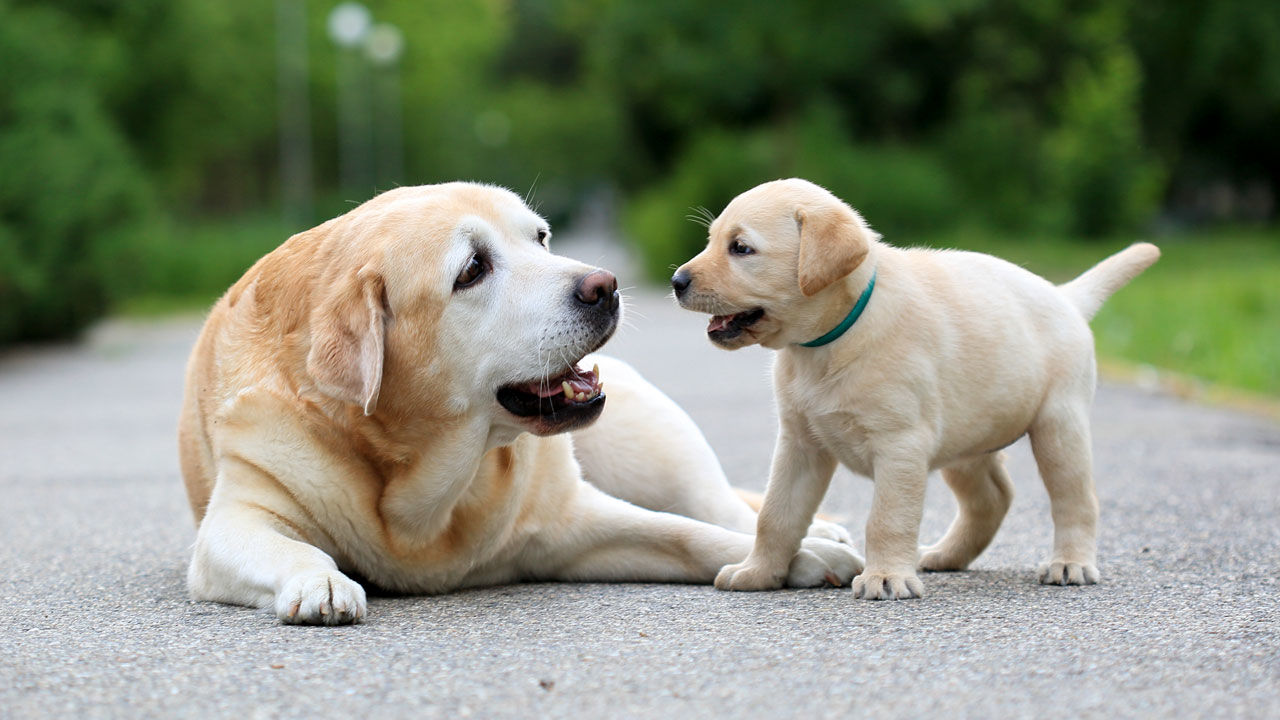
#> input picture dog.jpg, 1280 x 720 px
$ python kernel.py
#> lines starting #> are read from the running program, lines starting #| are printed output that depends on the picture
import numpy as np
from PIL import Image

blur = [
    [0.06250, 0.1250, 0.0625],
    [0.125,   0.25,   0.125],
    [0.0625,  0.125,  0.0625]
]

def get_grayscale_pixels(img_path):
#> called with img_path = 'dog.jpg'
    img = Image.open(img_path)
#> img is the input picture: PIL image 1280x720 RGB; mean R, G, B 134.7, 140.9, 121
    img = img.convert('L')
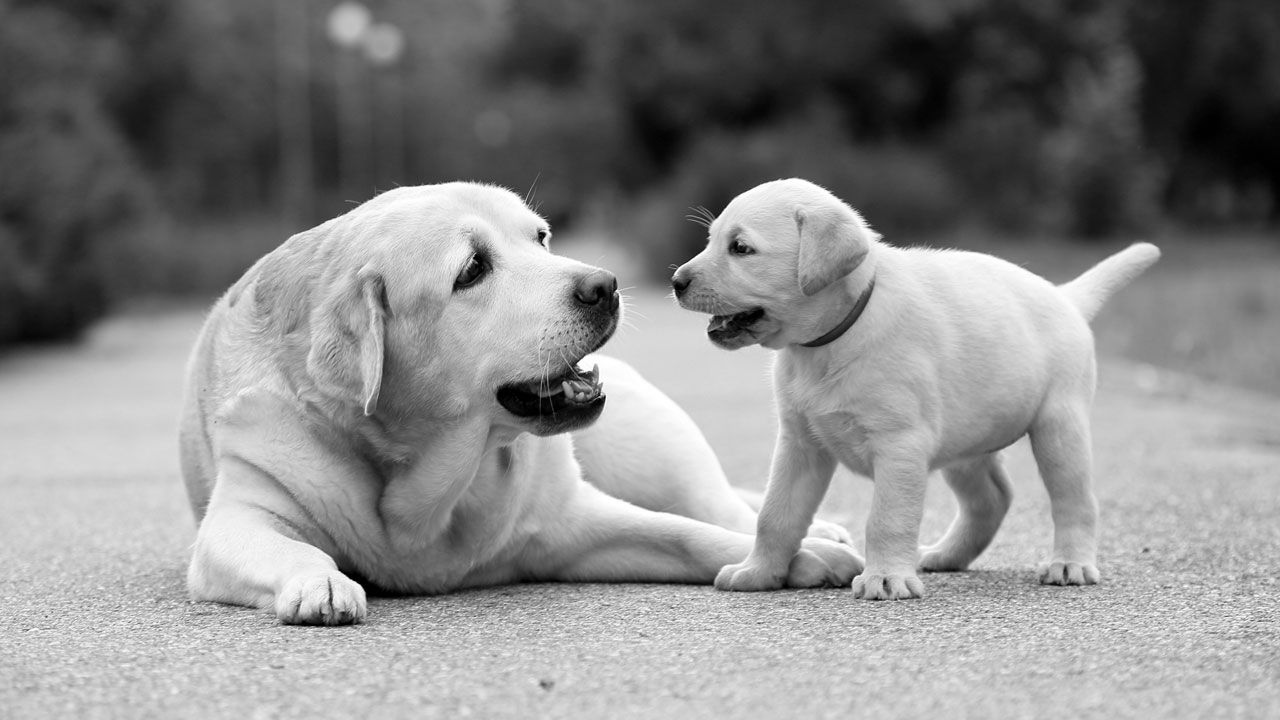
#> img: PIL image 1280x720 L; min 0, max 255, mean 136.8
    return np.asarray(img)

def get_new_pixel_value(matrix):
    pixel_value = 0
    for x in range(len(matrix[0])):
        for y in range(len(matrix)):
            pixel_value += matrix[x][y] * blur[x][y]
    return pixel_value

if __name__ == '__main__':
    pixels = get_grayscale_pixels('dog.jpg')
    new_image = np.empty(pixels.shape)

    for y in range(len(pixels[0])):
        for x in range(len(pixels)):

            new_image[x,y] = pixels[x][y]

            try:

                matrix = [
                    [ pixels[x-1][y+1], pixels[x][y+1], pixels[x+1][y+1] ],
                    [ pixels[x-1][y],   pixels[x][y],   pixels[x+1][y]   ],
                    [ pixels[x-1][y-1], pixels[x][y-1], pixels[x+1][y-1] ]
                ]

                #new_image[x,y] = get_new_pixel_value(matrix)
                pass

            except IndexError:
                print('skipped')
                continue
#> this loop made 1280 passes
#| skipped
#| skipped
#| skipped
#| skipped
#| skipped
#| skipped
#| skipped
#| skipped
#> (further printed lines are left out)


    img = Image.fromarray(new_image, 'L')
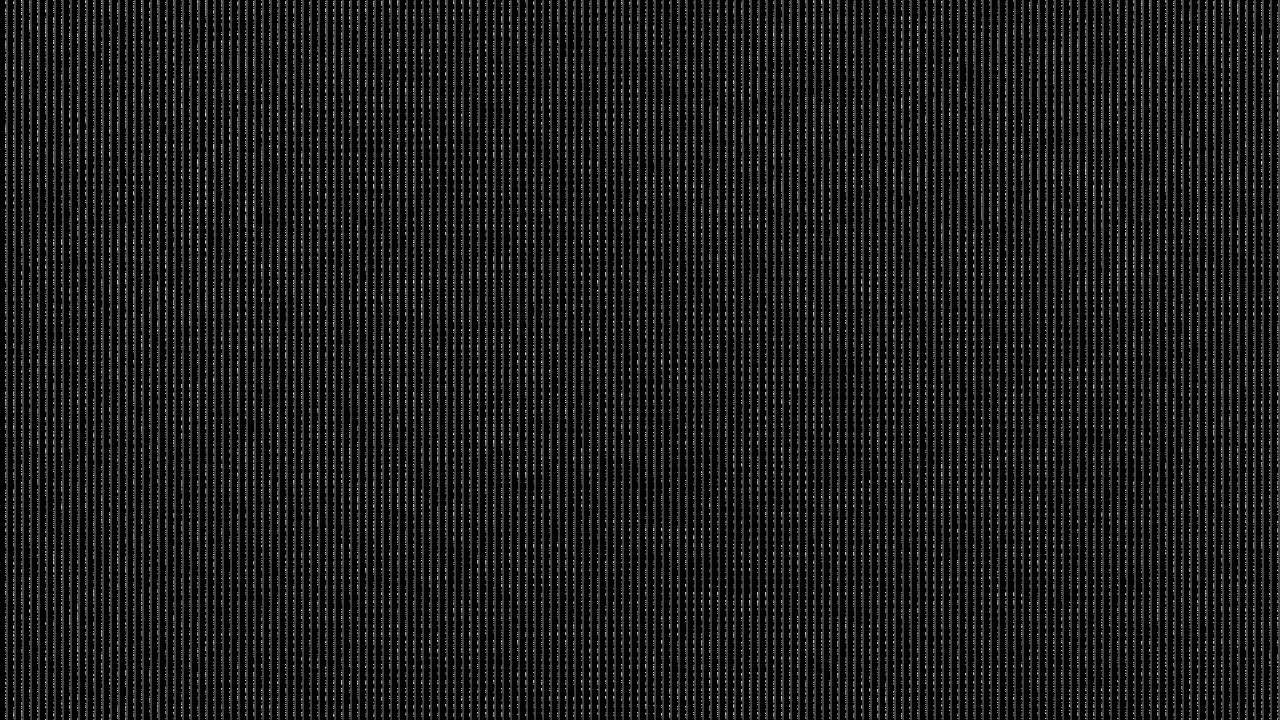
#> img: PIL image 1280x720 L; min 0, max 224, mean 25.7
    img.save('my.png')
    img.show()
